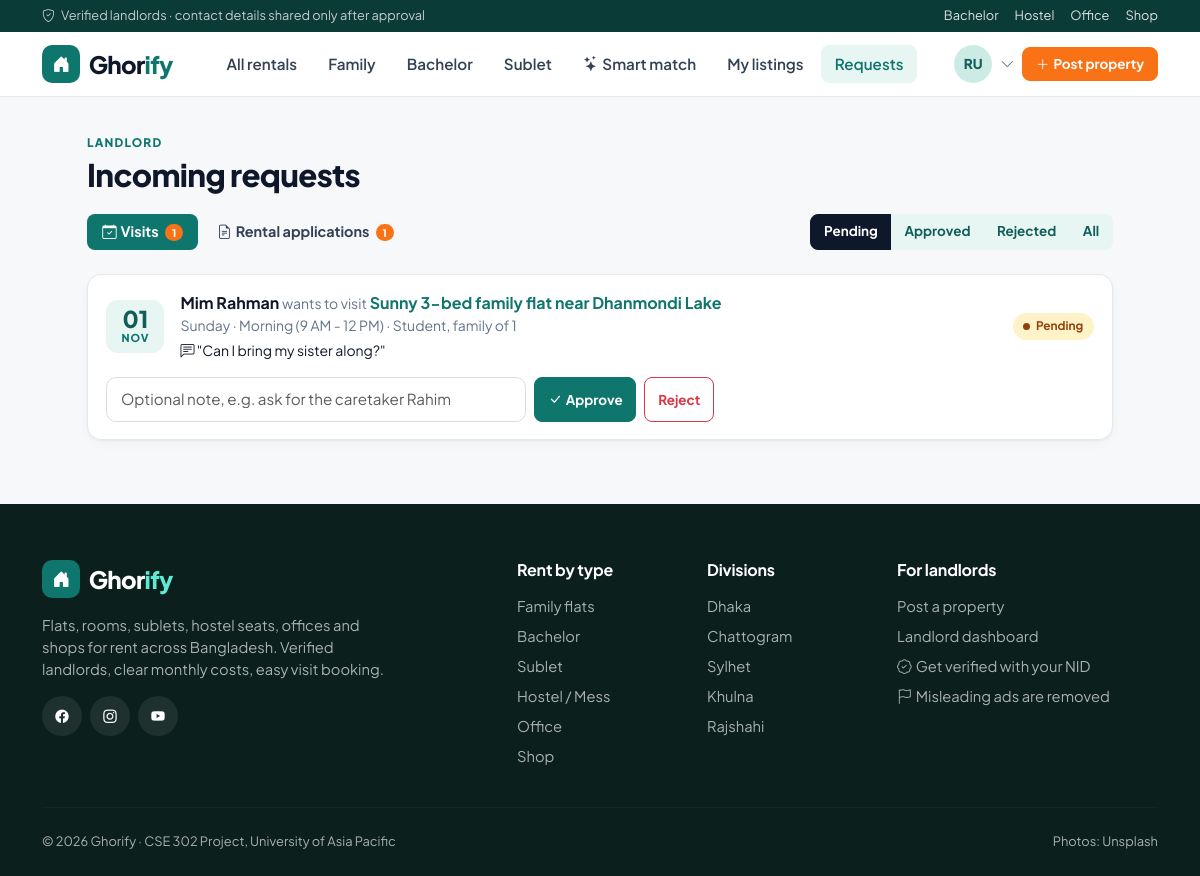
Screenshot of /me/landlord/requests/ (signed in) with the database file from the repository.
### accounts/models.py (models this page shows, shortened)
class User(AbstractUser):
    objects = GhorifyUserManager()
    class Role(models.TextChoices):
        TENANT = 'tenant', 'Tenant'
        LANDLORD = 'landlord', 'Landlord'
        ADMIN = 'admin', 'Admin'
    email = models.EmailField(unique=True)
    role = models.CharField(max_length=10, choices=Role.choices, default=Role.TENANT)
    phone = models.CharField(max_length=14, blank=True, validators=[phone_validator])
    avatar = models.ImageField(upload_to=avatar_upload_path, blank=True, null=True)
    bio = models.TextField(blank=True, max_length=500)
    class Meta:
        ordering = ['-date_joined']
    @property
    def is_tenant(self):
        return self.role == self.Role.TENANT
    @property
    def is_landlord(self):
        return self.role == self.Role.LANDLORD
    @property
    def display_name(self):
        return self.get_full_name() or self.username
    @property
    def initials(self):
        name = self.display_name.split()
        return ''.join(part[0] for part in name[:2]).upper()

class TenantProfile(models.Model):
    class Occupation(models.TextChoices):
        STUDENT = 'student', 'Student'
        PROFESSIONAL = 'professional', 'Job holder'
        BUSINESS = 'business', 'Business'
        OTHER = 'other', 'Other'
    user = models.OneToOneField(settings.AUTH_USER_MODEL, on_delete=models.CASCADE, related_name='tenant_profile')
    preferred_location = models.CharField(max_length=120, blank=True)
    occupation = models.CharField(max_length=20, choices=Occupation.choices, default=Occupation.OTHER)
    family_size = models.PositiveSmallIntegerField(default=1)
    monthly_budget = models.PositiveIntegerField(null=True, blank=True, help_text='Maximum rent you can pay (BDT).')

### interactions/models.py (models this page shows, shortened)
class VisitRequest(models.Model):
    class TimeSlot(models.TextChoices):
        MORNING = 'morning', 'Morning (9 AM - 12 PM)'
        AFTERNOON = 'afternoon', 'Afternoon (12 PM - 4 PM)'
        EVENING = 'evening', 'Evening (4 PM - 8 PM)'
    tenant = models.ForeignKey(settings.AUTH_USER_MODEL, on_delete=models.CASCADE, related_name='visit_requests')
    property = models.ForeignKey(Property, on_delete=models.CASCADE, related_name='visit_requests')
    preferred_date = models.DateField()
    time_slot = models.CharField(max_length=10, choices=TimeSlot.choices)
    message = models.CharField(max_length=300, blank=True)
    status = models.CharField(max_length=10, choices=RequestStatus.choices, default=RequestStatus.PENDING)
    landlord_note = models.CharField(max_length=255, blank=True)
    created_at = models.DateTimeField(auto_now_add=True)
    responded_at = models.DateTimeField(null=True, blank=True)
    class Meta:
        ordering = ['-created_at']
    def is_pending(self):
        return self.status == RequestStatus.PENDING

### properties/models.py (models this page shows, shortened)
class Property(models.Model):
    class PropertyType(models.TextChoices):
        APARTMENT = 'apartment', 'Apartment / Flat'
        HOUSE = 'house', 'Full house'
        ROOM = 'room', 'Single room'
        STUDIO = 'studio', 'Studio'
        DUPLEX = 'duplex', 'Duplex'
        SEAT = 'seat', 'Seat (shared room)'
        COMMERCIAL = 'commercial', 'Commercial space'
    class Category(models.TextChoices):
        FAMILY = 'family', 'Family'
        BACHELOR = 'bachelor', 'Bachelor'
        SUBLET = 'sublet', 'Sublet'
        HOSTEL = 'hostel', 'Hostel / Mess'
        OFFICE = 'office', 'Office'
        SHOP = 'shop', 'Shop'
    class Division(models.TextChoices):
        DHAKA = 'dhaka', 'Dhaka'
        CHATTOGRAM = 'chattogram', 'Chattogram'
        KHULNA = 'khulna', 'Khulna'
        RAJSHAHI = 'rajshahi', 'Rajshahi'
        SYLHET = 'sylhet', 'Sylhet'
        BARISHAL = 'barishal', 'Barishal'
        RANGPUR = 'rangpur', 'Rangpur'
        MYMENSINGH = 'mymensingh', 'Mymensingh'
    class Gender(models.TextChoices):
        ANY = 'any', 'Anyone'
        MALE = 'male', 'Male only'
        FEMALE = 'female', 'Female only'
    class Status(models.TextChoices):
        PENDING = 'pending', 'Pending review'
        APPROVED = 'approved', 'Published'
        REJECTED = 'rejected', 'Rejected'
    landlord = models.ForeignKey(settings.AUTH_USER_MODEL, on_delete=models.CASCADE, related_name='properties')
    title = models.CharField(max_length=150)
    description = models.TextField()
    property_type = models.CharField(max_length=12, choices=PropertyType.choices, default=PropertyType.APARTMENT)
    category = models.CharField(max_length=10, choices=Category.choices, default=Category.FAMILY)
    division = models.CharField(max_length=12, choices=Division.choices, default=Division.DHAKA)
    city = models.CharField('City / district', max_length=60, default='Dhaka')
    location = models.CharField('Area', max_length=80, help_text='Neighbourhood, e.g. Dhanmondi')
    address = models.CharField(max_length=255, help_text='Road / house number. Shown only to tenants after approval.')
    price = models.PositiveIntegerField('Monthly rent (BDT)', validators=[MinValueValidator(500)])
    is_negotiable = models.BooleanField('Rent is negotiable', default=False)
    service_charge = models.PositiveIntegerField('Service charge (BDT / month)', default=0)
    advance_months = models.PositiveSmallIntegerField('Advance (months)', default=2)
    bedrooms = models.PositiveSmallIntegerField(default=1)
    bathrooms = models.PositiveSmallIntegerField(default=1)
    balconies = models.PositiveSmallIntegerField(default=0)
    floor = models.SmallIntegerField(default=1, help_text='0 for ground floor')
    size = models.PositiveIntegerField('Size (sq ft)', null=True, blank=True)
    furnished = models.BooleanField(default=False)
    pet_friendly = models.BooleanField(default=False)
    parking = models.BooleanField(default=False)
    amenities = models.ManyToManyField(Amenity, blank=True, related_name='properties')
    tenant_gender = models.CharField(
        'Who can rent', max_length=6, choices=Gender.choices, default=Gender.ANY,
        help_text='Only for bachelor, sublet and hostel listings.',
    )
    house_rules = models.TextField(blank=True, help_text='Guest policy, smoking, cooking rules, etc.')
    gate_closing_time = models.TimeField(null=True, blank=True)
    available_from = models.DateField(null=True, blank=True)
    is_available = models.BooleanField(default=True)
    status = models.CharField(max_length=10, choices=Status.choices, default=Status.PENDING)
    moderation_note = models.CharField(max_length=255, blank=True)
    is_featured = models.BooleanField(default=False, help_text='Featured listings are shown first.')
    view_count = models.PositiveIntegerField(default=0)
    created_at = models.DateTimeField(auto_now_add=True)
    updated_at = models.DateTimeField(auto_now=True)
    objects = PropertyQuerySet.as_manager()
    class Meta:
        ordering = ['-created_at']
        verbose_name_plural = 'properties'
        indexes = [models.Index(fields=['status', 'is_available', 'location'])]
    def get_absolute_url(self):
        return reverse('properties:detail', args=[self.pk])

### interactions/views.py (the view)
# urls.py: path('landlord/requests/', views.incoming_requests, name='incoming'),
@landlord_required
def incoming_requests(request):
    tab = request.GET.get('tab', 'visits')
    status = request.GET.get('status', 'pending')
    status_filter = Q() if status == 'all' else Q(status=status)
    visits = (VisitRequest.objects.filter(status_filter, property__landlord=request.user)
              .select_related('property', 'tenant', 'tenant__tenant_profile').order_by('preferred_date'))
    rentals = (RentalRequest.objects.filter(status_filter, property__landlord=request.user)
               .select_related('property', 'tenant', 'tenant__tenant_profile'))
    pending_counts = {
        'visits': VisitRequest.objects.filter(property__landlord=request.user, status=RequestStatus.PENDING).count(),
        'rentals': RentalRequest.objects.filter(property__landlord=request.user, status=RequestStatus.PENDING).count(),
    }
    return render(request, 'interactions/incoming_requests.html', {
        'tab': tab, 'status': status, 'visits': visits, 'rentals': rentals, 'pending_counts': pending_counts,
        'status_choices': [('pending', 'Pending'), ('approved', 'Approved'), ('rejected', 'Rejected'), ('all', 'All')],
    })

### interactions/context_processors.py (called while the page is built)
def compare_count(request):
    user = getattr(request, 'user', None)
    if not (user and user.is_authenticated and user.is_tenant):
        return {}
    comparison = user.comparisons.first()
    return {'compare_count': comparison.items.count() if comparison else 0}

### templates/interactions/incoming_requests.html (shortened to what this page needs)
{% extends 'base.html' %}
{% load ghorify_tags %}
{% block content %}
<div class="container" style="max-width:1050px">
  <div class="page-header"><span class="eyebrow">Landlord</span><h1>Incoming requests</h1></div>
  <div class="d-flex flex-wrap justify-content-between gap-3 mb-4">
    <ul class="nav nav-pills-gh gap-1">
      <li><a class="nav-link {% if tab == 'visits' %}active{% endif %}" href="?tab=visits&status={{ status }}"><i class="bi bi-calendar-check me-1"></i>Visits {% if pending_counts.visits %}<span class="nav-badge">{{ pending_counts.visits }}</span>{% endif %}</a></li>
      <li><a class="nav-link {% if tab == 'rentals' %}active{% endif %}" href="?tab=rentals&status={{ status }}"><i class="bi bi-file-earmark-text me-1"></i>Rental applications {% if pending_counts.rentals %}<span class="nav-badge">{{ pending_counts.rentals }}</span>{% endif %}</a></li>
    </ul>
    <div class="btn-group">
      {% for key, label in status_choices %}<a href="?tab={{ tab }}&status={{ key }}" class="btn btn-sm {% if status == key %}btn-dark{% else %}btn-soft{% endif %}">{{ label }}</a>{% endfor %}
    </div>
  </div>
  {% if tab == 'visits' %}
    {% for v in visits %}
    <div class="request-card">
      <div class="d-flex flex-wrap gap-3 align-items-center">
        <div class="date-tile"><div class="d">{{ v.preferred_date|date:'d' }}</div><div class="m">{{ v.preferred_date|date:'M' }}</div></div>
        <div class="flex-grow-1">
          <div class="fw-bold">{{ v.tenant.display_name }} <span class="fw-normal text-muted small">wants to visit</span> <a href="{{ v.property.get_absolute_url }}">{{ v.property.title }}</a></div>
          <div class="small text-muted">{{ v.preferred_date|date:'l' }} · {{ v.get_time_slot_display }} · {{ v.tenant.tenant_profile.get_occupation_display }}, family of {{ v.tenant.tenant_profile.family_size }}</div>
          {% if v.message %}<div class="small mt-1"><i class="bi bi-chat-left-text"></i> "{{ v.message }}"</div>{% endif %}
        </div>
        <span class="status status-{{ v.status }}">{{ v.get_status_display }}</span>
      </div>
      {% if v.is_pending %}
        <form method="post" action="{% url 'interactions:respond_visit' v.pk %}" class="d-flex flex-wrap gap-2 mt-3">{% csrf_token %}
          <input name="note" class="form-control form-control-sm flex-grow-1" style="max-width:420px" placeholder="Optional note, e.g. ask for the caretaker Rahim">
          <button name="decision" value="approve" class="btn btn-sm btn-primary"><i class="bi bi-check-lg me-1"></i>Approve</button>
          <button name="decision" value="reject" class="btn btn-sm btn-outline-danger">Reject</button>
        </form>
      {% elif v.landlord_note %}<div class="small text-muted mt-2">Your note: {{ v.landlord_note }}</div>{% endif %}
    </div>
    {% empty %}
      {% include 'partials/empty.html' with icon='bi-calendar' title='No visit requests here' text='When tenants book a visit it shows up here.' %}
    {% endfor %}
  {% endif %}
</div>
{% endblock %}

### templates/partials/navbar.html (shortened to what this page needs)
{% with url=request.resolver_match.url_name ns=request.resolver_match.namespace %}
<div class="top-strip d-none d-md-block">
  <div class="container d-flex justify-content-between">
    <span><i class="bi bi-shield-check me-1"></i> Verified landlords · contact details shared only after approval</span>
    <span class="d-flex gap-3">
      <a href="{% url 'properties:browse' %}?category=bachelor">Bachelor</a>
      <a href="{% url 'properties:browse' %}?category=hostel">Hostel</a>
      <a href="{% url 'properties:browse' %}?category=office">Office</a>
      <a href="{% url 'properties:browse' %}?category=shop">Shop</a>
    </span>
  </div>
</div>
<nav class="navbar navbar-expand-lg gh-nav sticky-top py-2">
  <div class="container">
    <a class="navbar-brand gh-brand" href="{% url 'properties:home' %}">
      <span class="logo"><i class="bi bi-house-door-fill"></i></span><span>Ghor<span class="accent">ify</span></span>
    </a>
    <div class="collapse navbar-collapse" id="mainNav">
      <ul class="navbar-nav ms-lg-4 me-auto gap-1 mt-3 mt-lg-0">
        <li class="nav-item"><a class="nav-link {% if url == 'browse' and not request.GET.category %}active{% endif %}" href="{% url 'properties:browse' %}">All rentals</a></li>
        <li class="nav-item"><a class="nav-link {% if request.GET.category == 'family' %}active{% endif %}" href="{% url 'properties:browse' %}?category=family">Family</a></li>
        <li class="nav-item"><a class="nav-link {% if request.GET.category == 'bachelor' %}active{% endif %}" href="{% url 'properties:browse' %}?category=bachelor">Bachelor</a></li>
        <li class="nav-item"><a class="nav-link {% if request.GET.category == 'sublet' %}active{% endif %}" href="{% url 'properties:browse' %}?category=sublet">Sublet</a></li>
        <li class="nav-item"><a class="nav-link {% if ns == 'search' and url == 'search' %}active{% endif %}" href="{% url 'search:search' %}"><i class="bi bi-stars me-1"></i>Smart match</a></li>
        {% if user.is_authenticated and user.is_tenant %}
          <li class="nav-item"><a class="nav-link {% if url == 'compare' or url == 'comparison' %}active{% endif %}" href="{% url 'interactions:compare' %}">Compare{% if compare_count %}<span class="nav-badge">{{ compare_count }}</span>{% endif %}</a></li>
        {% elif user.is_authenticated and user.is_landlord %}
          <li class="nav-item"><a class="nav-link {% if url == 'mine' %}active{% endif %}" href="{% url 'properties:mine' %}">My listings</a></li>
          <li class="nav-item"><a class="nav-link {% if url == 'incoming' %}active{% endif %}" href="{% url 'interactions:incoming' %}">Requests</a></li>
        {% elif user.is_authenticated and user.is_platform_admin %}
          <li class="nav-item"><a class="nav-link {% if url == 'moderation' %}active{% endif %}" href="{% url 'dashboard:moderation' %}">Moderation</a></li>
        {% endif %}
      </ul>
      <div class="d-flex align-items-center gap-2 mt-3 mt-lg-0">
        {% if user.is_authenticated %}
          <div class="dropdown">
            <a href="#" class="d-flex align-items-center gap-2 text-reset" data-bs-toggle="dropdown" aria-expanded="false">
              {% if user.avatar %}<img src="{{ user.avatar.url }}" class="avatar" alt="">{% else %}<span class="avatar">{{ user.initials }}</span>{% endif %}
              <i class="bi bi-chevron-down small text-muted"></i>
            </a>
          </div>
        {% else %}
          <a href="{% url 'accounts:login' %}" class="btn btn-sm btn-soft"><i class="bi bi-person me-1"></i>Log in</a>
        {% endif %}
        {% if not user.is_authenticated or user.is_landlord %}
          <a href="{% if user.is_authenticated %}{% url 'properties:create' %}{% else %}{% url 'accounts:register' %}{% endif %}" class="btn btn-sm btn-accent"><i class="bi bi-plus-lg me-1"></i>Post property</a>
        {% endif %}
      </div>
    </div>
  </div>
</nav>
{% endwith %}

### rows the page displays
User: initials "RU"
VisitRequest: preferred_date "01", preferred_date "NOV", tenant.display_name "Mim Rahman", property "Sunny 3-bed family flat near Dhanmondi Lake", preferred_date "Sunday", time_slot "Morning (9 AM - 12 PM)", tenant.tenant_profile.occupation "Student", tenant.tenant_profile.family_size "1", message "Can I bring my sister along?", status "Pending"

### other values shown
{{ pending_counts.visits }} "1"
{{ pending_counts.rentals }} "1"
{{ label }} "Pending" "Approved" "Rejected" "All"
